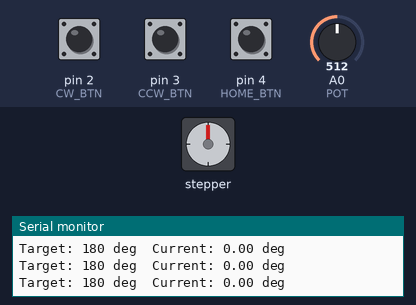
Bench run of a sketch on a simulated Arduino Uno, built with avr-gcc and run on an emulated ATmega328P. Parts: stepper motor, the last lines printed to the serial monitor. The inputs (shaded band) are chosen by the test bench; at power-on: pin 2 (CW_BTN) HIGH, pin 3 (CCW_BTN) HIGH, pin 4 (HOME_BTN) HIGH, A0 (POT) = 512. Stepper angles assume 2048 steps per turn.

Above: at 1.2 s.
1.3 s: pin 2 (CW_BTN) pulled LOW for 0.35 s
At 4.0 s:
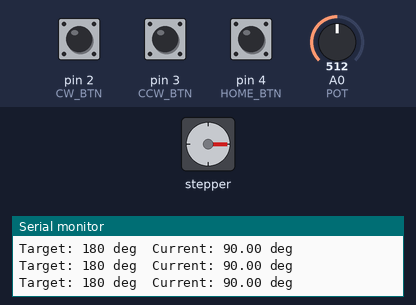
4.3 s: pin 3 (CCW_BTN) pulled LOW for 3.2 s
At 8.7 s:
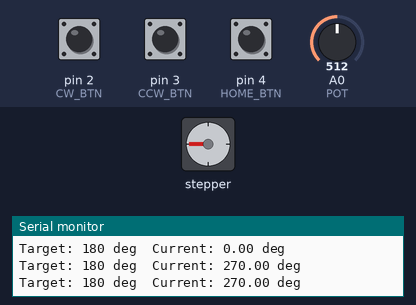
9.0 s: pin 3 (CCW_BTN) pulled LOW for 3.2 s
At 10.9 s:
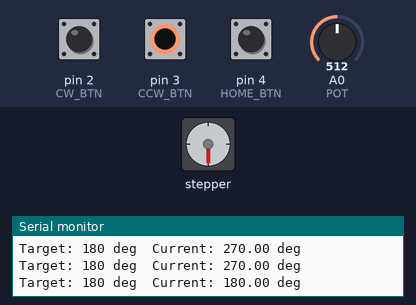
17.0 s: pin 2 (CW_BTN) pulled LOW for 1 s
At 17.74 s:
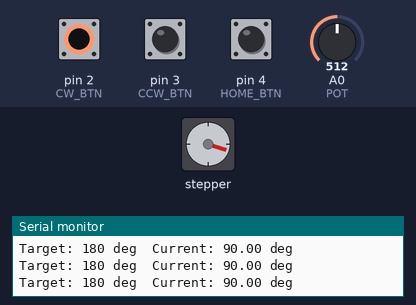
Timing chart, 0 to 20.3 s (numbered marks = the images above; inputs shaded):
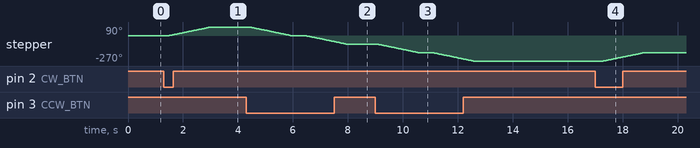

Measured:
- after the input at 1.3 s, stepper: turns 90° clockwise in 1.5 s, starting after 0.21 s
- after the input at 4.3 s, stepper: turns 90° counter-clockwise in 1.5 s, then 90° counter-clockwise in 1.5 s
- after the input at 9.0 s, stepper: turns 90° counter-clockwise in 1.5 s, then 90° counter-clockwise in 1.5 s
- after the input at 17.0 s, stepper: turns 90° clockwise in 1.5 s, starting after 0.30 s

The sketch:

P9.ino
```cpp
#include <Stepper.h>

const int stepsPerRev = 2048;

Stepper motor(stepsPerRev, 8, 10, 9, 11);

#define POT A0
#define CW_BTN 2
#define CCW_BTN 3
#define HOME_BTN 4

long currentSteps = 0;

void setup() {
  Serial.begin(9600);

  motor.setSpeed(10);

  pinMode(CW_BTN, INPUT_PULLUP);
  pinMode(CCW_BTN, INPUT_PULLUP);
  pinMode(HOME_BTN, INPUT_PULLUP);
}

void loop() {

  int pot = analogRead(POT);
  int targetAngle = map(pot, 0, 1023, 0, 360);

  if (digitalRead(CW_BTN) == LOW) {
    motor.step(512);      // 45°
    currentSteps += 512;
    delay(200);
  }

  if (digitalRead(CCW_BTN) == LOW) {
    motor.step(-512);     // -45°
    currentSteps -= 512;
    delay(200);
  }

  if (digitalRead(HOME_BTN) == LOW) {
    currentSteps = 0;
    Serial.println("Home Position Set");
    delay(200);
  }

  float currentAngle = (currentSteps % stepsPerRev) * 360.0 / stepsPerRev;

  if (currentAngle < 0)
    currentAngle += 360;

  Serial.print("Target: ");
  Serial.print(targetAngle);
  Serial.print(" deg  ");

  Serial.print("Current: ");
  Serial.print(currentAngle);
  Serial.println(" deg");

  delay(300);
}
```
